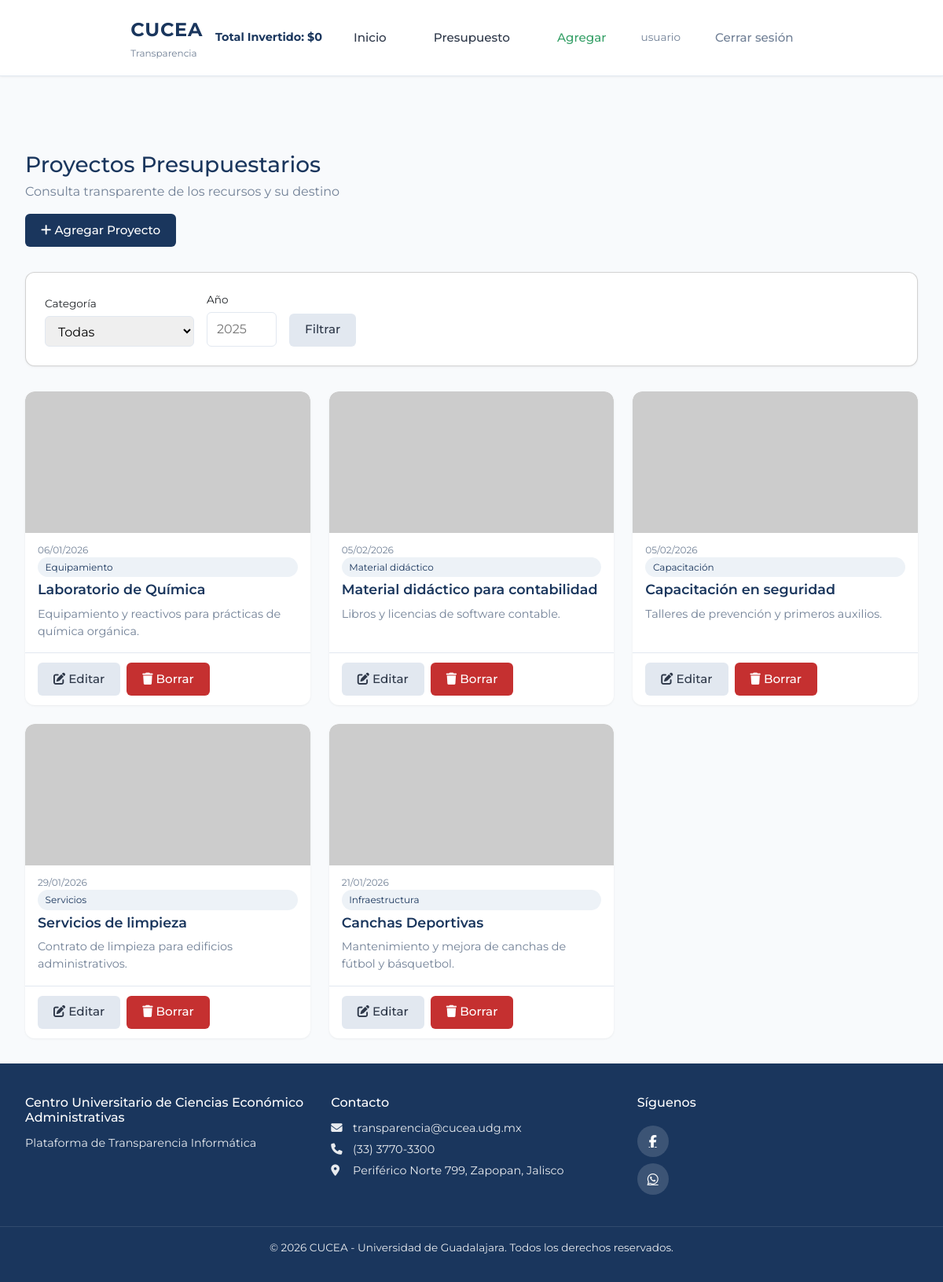
The page /presupuestos (signed in) on the database its author committed.
### models.py (models this page shows, shortened)
class Usuario(UserMixin, db.Model):
    __tablename__ = 'usuarios'
    id = db.Column(db.Integer, primary_key=True)
    email = db.Column(db.String(120), unique=True, nullable=False, index=True)
    password_hash = db.Column(db.String(256), nullable=False)
    nombre = db.Column(db.String(100), nullable=False)
    es_admin = db.Column(db.Boolean, default=False, nullable=False)
    fecha_registro = db.Column(db.DateTime, default=datetime.utcnow)
    votos = db.relationship('VotoPresupuesto', backref='usuario', lazy='dynamic')
    @property
    def es_administrador(self):
        return self.es_admin

class Presupuesto(db.Model):
    __tablename__ = 'presupuestos'
    id = db.Column(db.Integer, primary_key=True)
    concepto = db.Column(db.String(200), nullable=False)  # Título del proyecto
    descripcion_corta = db.Column(db.String(300))  # Resumen breve para la card (si vacío se trunca descripcion)
    descripcion = db.Column(db.Text)  # Descripción larga para el modal
    imagen_url = db.Column(db.String(500))  # Ruta o URL de imagen (ej: img/proyecto1.jpg)
    monto = db.Column(db.Float, nullable=False)
    categoria = db.Column(db.String(100), nullable=False)
    fecha = db.Column(db.Date, nullable=False)  # Fecha del proyecto
    cantidad_gasto = db.Column(db.Float, default=0, nullable=False)
    likes = db.Column(db.Integer, default=0, nullable=False)
    dislikes = db.Column(db.Integer, default=0, nullable=False)
    fecha_registro = db.Column(db.DateTime, default=datetime.utcnow)
    comentarios = db.relationship('Comentario', backref='presupuesto', lazy='dynamic', order_by='Comentario.fecha_creacion')
    votos = db.relationship('VotoPresupuesto', backref='presupuesto', lazy='dynamic', foreign_keys='VotoPresupuesto.presupuesto_id')

### app.py (the view, shortened to what this page needs)
    @app.route('/presupuestos')
    def presupuestos_lista():
        query = Presupuesto.query
        categoria = request.args.get('categoria')
        anio = request.args.get('anio')
        if categoria:
            query = query.filter(Presupuesto.categoria == categoria)
        presupuestos = query.order_by(Presupuesto.likes.desc(), Presupuesto.fecha.desc()).all()
        return render_template(
            'presupuestos.html',
            presupuestos=presupuestos,
            categorias=CATEGORIAS,
        )

### templates/presupuestos.html (shortened to what this page needs)
{% extends "base/layout.html" %}
{% block content %}
<div class="presupuestos-page">
    <header class="presupuestos-header">
        <h1 class="presupuestos__title">Proyectos Presupuestarios</h1>
        <p class="presupuestos__subtitle">Consulta transparente de los recursos y su destino</p>
        {% if current_user.is_authenticated and current_user.es_administrador %}
        <div class="presupuestos__actions">
            <a href="{{ url_for('presupuesto_nuevo') }}" class="btn btn--primary">
                <i class="fas fa-plus"></i> Agregar Proyecto
            </a>
        </div>
        {% endif %}
    </header>
    <div class="presupuestos-filtros card">
        <form method="GET" class="filtros-form">
            <div class="filtro-group">
                <label for="categoria">Categoría</label>
                <select name="categoria" id="categoria">
                    <option value="">Todas</option>
                </select>
            </div>
            <div class="filtro-group">
                <label for="anio">Año</label>
                <input type="number" name="anio" id="anio" placeholder="2025" value="{{ request.args.get('anio', '') }}" min="2020" max="2030">
            </div>
            <button type="submit" class="btn btn--secondary">Filtrar</button>
        </form>
    </div>
    <div class="presupuestos-grid">
        {% if presupuestos %}
            {% for p in presupuestos %}
            <div class="project-card">
                <a href="{{ url_for('presupuesto_detalle', id=p.id) }}" class="project-card__link" aria-label="Ver proyecto {{ p.concepto }}">
                    <div class="project-card__image">
                        {% if p.imagen_url %}
                        <img src="{{ p.imagen_url if p.imagen_url.startswith('http') else url_for('static', filename=p.imagen_url) }}" alt="{{ p.concepto }}">
                        {% else %}
                        <div class="project-card__placeholder">
                            <i class="fas fa-image"></i>
                            <span>Sin imagen</span>
                        </div>
                        {% endif %}
                    </div>
                    <p class="project-card__date">{{ p.fecha.strftime('%d/%m/%Y') }}</p>
                    <span class="project-card__categoria">{{ p.categoria }}</span>
                    <h3 class="project-card__title">{{ p.concepto }}</h3>
                    {% set resumen = p.descripcion_corta or p.descripcion or 'Sin descripción' %}
                    <p class="project-card__summary">{{ (resumen[:120] + '...') if resumen|length > 120 else resumen }}</p>
                </a>
                {% if current_user.is_authenticated and current_user.es_administrador %}
                <div class="project-card__actions">
                    <a href="{{ url_for('presupuesto_editar', id=p.id) }}" class="btn btn--secondary btn-sm"><i class="fas fa-edit"></i> Editar</a>
                    <form action="{{ url_for('borrar_presupuesto', id=p.id) }}" method="POST" class="form-inline" onsubmit="return confirm('¿Eliminar este proyecto?');">
                        <button type="submit" class="btn btn--danger btn-sm"><i class="fas fa-trash"></i> Borrar</button>
                    </form>
                </div>
                {% endif %}
            </div>
            {% endfor %}
        {% endif %}
    </div>
</div>
{% endblock %}

### templates/base/layout.html (shortened to what this page needs)
<!DOCTYPE html>
<html lang="es">
<head>
    <link href="https://cdn.jsdelivr.net/npm/bootstrap@5.3.2/dist/css/bootstrap.min.css" rel="stylesheet">
    <link rel="stylesheet" href="https://cdnjs.cloudflare.com/ajax/libs/font-awesome/6.5.1/css/all.min.css">
    <link rel="stylesheet" href="{{ url_for('static', filename='css/main.css') }}">
</head>
<body>
    <header class="navbar navbar--sticky" id="main-navbar">
        <div class="navbar__container">
            <a href="{{ url_for('index') }}" class="navbar__brand">
                <span class="navbar__logo">CUCEA</span>
                <span class="navbar__subtitle">Transparencia</span>
            </a>
            <div class="navbar__total-invertido">
                Total Invertido: ${{ "{:,.0f}".format(total_invertido) }}
            </div>
            <nav class="navbar__menu">
                <a href="{{ url_for('index') }}" class="navbar__link">Inicio</a>
                <a href="{{ url_for('presupuestos_lista') }}" class="navbar__link">Presupuesto</a>
                {% if current_user.is_authenticated and current_user.es_administrador %}
                    <a href="{{ url_for('presupuesto_nuevo') }}" class="navbar__link navbar__link--admin">Agregar</a>
                    <span class="navbar__user">{{ current_user.nombre }}</span>
                    <a href="{{ url_for('auth_logout') }}" class="navbar__link navbar__link--logout">Cerrar sesión</a>
                {% else %}
                    <a href="{{ url_for('auth_login') }}" class="navbar__link navbar__link--cta">Iniciar Sesión</a>
                {% endif %}
            </nav>
        </div>
    </header>
    <main class="main-content">
        {% block content %}{% endblock %}
    </main>
    <footer class="footer">
        <div class="footer__content">
            <div class="footer__section">
                <h4 class="footer__title">Centro Universitario de Ciencias Económico Administrativas</h4>
                <p class="footer__text">Plataforma de Transparencia Informática</p>
            </div>
            <div class="footer__section">
                <h4 class="footer__title">Contacto</h4>
                <p class="footer__text"><i class="fas fa-envelope"></i> transparencia@cucea.udg.mx</p>
                <p class="footer__text"><i class="fas fa-phone"></i> (33) 3770-3300</p>
                <p class="footer__text"><i class="fas fa-map-marker-alt"></i> Periférico Norte 799, Zapopan, Jalisco</p>
            </div>
            <div class="footer__section footer__social">
                <h4 class="footer__title">Síguenos</h4>
                <a href="https://www.facebook.com/CUCEA.UDG" target="_blank" rel="noopener" class="footer__icon" aria-label="Facebook">
                    <i class="fab fa-facebook-f"></i>
                </a>
                <a href="https://wa.me/523337703300" target="_blank" rel="noopener" class="footer__icon" aria-label="WhatsApp">
                    <i class="fab fa-whatsapp"></i>
                </a>
            </div>
        </div>
        <div class="footer__bottom">
            <p>&copy; {{ current_year }} CUCEA - Universidad de Guadalajara. Todos los derechos reservados.</p>
        </div>
    </footer>
</body>
</html>

### rows shown on the page
Usuario: nombre "usuario"
Presupuesto: fecha "06/01/2026", categoria "Equipamiento", concepto "Laboratorio de Química", descripcion_corta "Equipamiento y reactivos para prácticas de química orgánica."
Presupuesto: fecha "05/02/2026", categoria "Material didáctico", concepto "Material didáctico para contabilidad", descripcion_corta "Libros y licencias de software contable."
Presupuesto: fecha "05/02/2026", categoria "Capacitación", concepto "Capacitación en seguridad", descripcion_corta "Talleres de prevención y primeros auxilios."
Presupuesto: fecha "29/01/2026", categoria "Servicios", concepto "Servicios de limpieza", descripcion_corta "Contrato de limpieza para edificios administrativos."
Presupuesto: fecha "21/01/2026", categoria "Infraestructura", concepto "Canchas Deportivas", descripcion_corta "Mantenimiento y mejora de canchas de fútbol y básquetbol."

### other values the page prints
{{ "{:,.0f}".format(total_invertido) }} "0"
